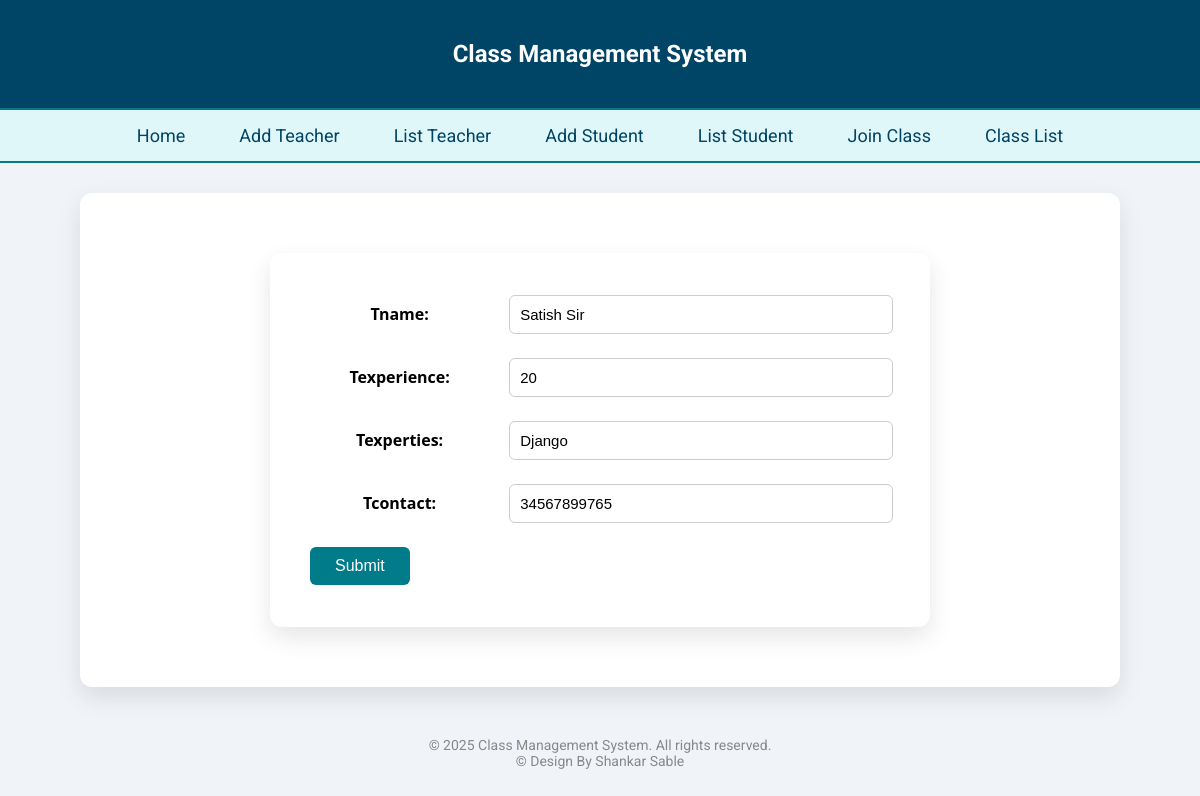
Screenshot of /teacheredit/Satish Sir with the database file from the repository.
### myapp/models.py (models this page shows, shortened)
class teachers(models.Model):
    tname=models.CharField(max_length=20)
    texperience=models.IntegerField()
    texperties=models.CharField(max_length=20)
    tcontact=models.IntegerField()

### myapp/views.py (the view)
# urls.py: path('teacheredit/<tname>',teacheredit,name='teacheredit'),
def teacheredit(request,tname):
    t=teachers.objects.get(tname=tname)
    if request.method=="POST":
        form=teacherform(request.POST,instance=t)
        if form.is_valid():
            form.save()
            return redirect('teacherlist')
    else:
        form=teacherform(instance=t)
    return render(request,'editteacher.html',context={'form':form})

### myapp/form.py
class teacherform(forms.ModelForm):
    class Meta:
        model = teachers
        fields = '__all__'

### templates/editteacher.html (shortened to what this page needs)
<!DOCTYPE html>
{% extends 'base.html' %}
{% block content %}
<form action="" method="post">
    <table>
        {{ form.as_table }}
        <tr>
            <td>
                <input type="submit" value="Submit">
            </td>
        </tr>
    </table>
</form>
{% endblock %}

### templates/base.html (style rules this page uses)
body { margin: 0; font-family: 'Roboto', sans-serif; background: #f0f4f8; }

### templates/editteacher.html (style rules this page uses)
form { width: 60%; margin: 40px auto; padding: 30px; background-color: #ffffff; box-shadow: 0 10px 25px rgba(0, 0, 0, 0.1); border-radius: 12px; font-family: 'Segoe UI', Tahoma, Geneva, Verdana, sans-serif; }
table { width: 100%; border-collapse: collapse; }
td { padding: 12px 10px; font-size: 16px; }
input[type="text"], input[type="email"], input[type="date"], input[type="number"], select, textarea { width: 95%; padding: 10px; border: 1px solid #ccc; border-radius: 6px; font-size: 15px; transition: border-color 0.3s ease; }
input[type="submit"] { padding: 10px 25px; background-color: #007B8A; color: white; border: none; border-radius: 6px; font-size: 16px; cursor: pointer; transition: background-color 0.3s ease; }

### rows the page displays
teachers: tname "Satish Sir", texperience "20", texperties "Django", tcontact "34567899765"
